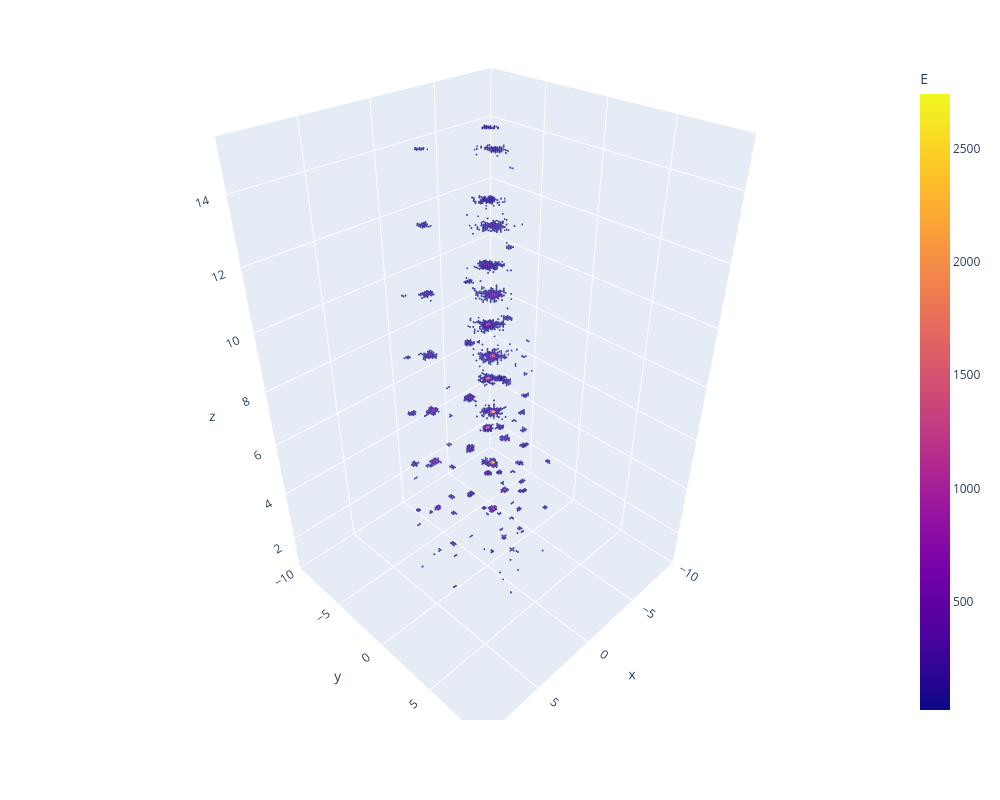

Here is the notebook cell this chart was saved with:
### Code cell
from utils import transform

ev = 0

is_nan = torch.isnan(X['cell_x'][ev])
plot_dict = {k: transform(v[ev][~is_nan], k, dataset.xform_cfg, inverse=True) for k, v in X.items()}
plot_dict['x'] = plot_dict.pop('cell_x')
plot_dict['y'] = plot_dict.pop('cell_y')
plot_dict['z'] = plot_dict.pop('cell_z')
plot_dict['E'] = plot_dict.pop('cell_e')
plot_dict['size'] = (plot_dict['E'] + 1).log()

plot_point_cloud(plot_dict, xy_range=dataset.calo_cfg['width'])

### Figure 1 — Plotly figure (JSON) as saved in the notebook; plotly's stock layout.template omitted (floating-point values rounded to 4 significant figures; data arrays with more than 128 entries replaced by an {"elided": "..."} marker saying what was removed)
{"data": [{"hovertemplate": "x=%{x}<br>y=%{y}<br>z=%{z}<br>size=%{marker.size}<br>E=%{marker.color}<extra></extra>", "legendgroup": "", "marker": {"color": {"elided": "1353 float values"}, "coloraxis": "coloraxis", "line": {"width": 0}, "size": {"elided": "1353 float values"}, "sizemode": "area", "sizeref": 0.3166, "symbol": "circle"}, "mode": "markers", "name": "", "scene": "scene", "showlegend": false, "type": "scatter3d", "x": {"elided": "1353 float values"}, "y": {"elided": "1353 float values"}, "z": {"elided": "1353 float values"}}], "layout": {"coloraxis": {"colorbar": {"title": {"text": "E"}}, "colorscale": [[0, "#0d0887"], [0.1111, "#46039f"], [0.2222, "#7201a8"], [0.3333, "#9c179e"], [0.4444, "#bd3786"], [0.5556, "#d8576b"], [0.6667, "#ed7953"], [0.7778, "#fb9f3a"], [0.8889, "#fdca26"], [1, "#f0f921"]]}, "height": 800, "legend": {"itemsizing": "constant", "tracegroupgap": 0}, "margin": {"t": 60}, "scene": {"domain": {"x": [0, 1], "y": [0, 1]}, "xaxis": {"range": [-10, 10], "title": {"text": "x"}}, "yaxis": {"range": [-10, 10], "title": {"text": "y"}}, "zaxis": {"title": {"text": "z"}}}, "width": 1000}}
